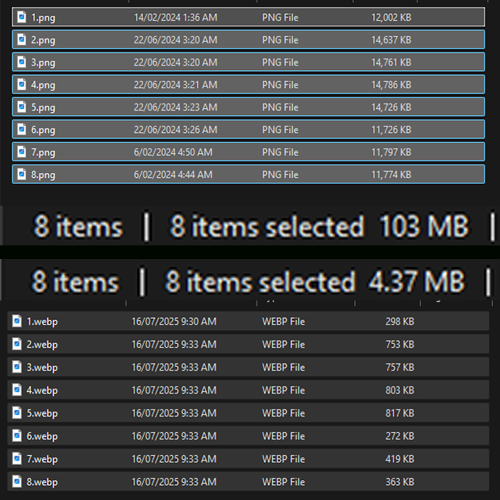
#> input picture test/ImageCompression/file_size_comp.png, 1000 x 1000 px (shown at 1/2 size)
$ python braille_core.py ImageCompression/file_size_comp.png out.png
#> lines starting #> are read from the running program, lines starting #| are printed output that depends on the picture
from PIL import Image, ImageDraw
import numpy as np
import colorsys

BRAILLE_DOTS = [
    (0, 0), (0, 1), (0, 2), (1, 0), (1, 1), (1, 2), (0, 3), (1, 3)
]

def boost_saturation_brightness(rgb, sat_factor=1.6, bri_factor=1.0):
    """Increase saturation and brightness of an RGB tuple."""
    r, g, b = [x/255 for x in rgb]
    h, l, s = colorsys.rgb_to_hls(r, g, b)  # noqa: E741
    s = min(s * sat_factor, 1.0)
    l = min(l * bri_factor, 1.0)  # noqa: E741
    r1, g1, b1 = colorsys.hls_to_rgb(h, l, s)
    return (int(r1*255), int(g1*255), int(b1*255))

def img_to_braille_cells(img, threshold=127, sat_factor=1.6, bri_factor=1.0):
    """Return braille status and enhanced average color for each 2x4-pixel cell."""
    img = img.convert('RGB')
    w, h = img.size
    w_pad = (2 - (w % 2)) % 2
    h_pad = (4 - (h % 4)) % 4
    if w_pad or h_pad:
        new_img = Image.new('RGB', (w + w_pad, h + h_pad), (255, 255, 255))
        new_img.paste(img, (0, 0))
        img = new_img
        w, h = img.size
    arr = np.array(img)
    cells = []
    for y in range(0, h, 4):
        row = []
        for x in range(0, w, 2):
            dot_status = []
            colors = []
            for dx, dy in BRAILLE_DOTS:
                px, py = x+dx, y+dy
                r, g, b = arr[py, px]
                colors.append((r, g, b))
                lum = 0.2126 * r + 0.7152 * g + 0.0722 * b
                dot_status.append(lum < threshold)
            # average color for the cell
            r_avg = int(np.mean([c[0] for c in colors]))
            g_avg = int(np.mean([c[1] for c in colors]))
            b_avg = int(np.mean([c[2] for c in colors]))
            avg_color = boost_saturation_brightness(
                (r_avg, g_avg, b_avg), sat_factor=sat_factor, bri_factor=bri_factor
            )
            row.append((dot_status, avg_color))
        cells.append(row)
    return cells

def braille_cells_to_image(
    cells, out_path=None, dot_radius=5, vertical_spacing=0, horizontal_spacing=0,
    bg_color=(255,255,255), dot_border=True, return_image=False
):
    BRAILLE_DOTS = [
        (0, 0), (0, 1), (0, 2), (1, 0), (1, 1), (1, 2), (0, 3), (1, 3)
    ]
    rows = len(cells)
    cols = max(len(row) for row in cells)
    cell_width = dot_radius * 2 + horizontal_spacing
    cell_height = dot_radius * 4 + vertical_spacing
    img_width = max(1, cols * cell_width)
    img_height = max(1, rows * cell_height)
    img = Image.new('RGB', (img_width, img_height), bg_color)
    draw = ImageDraw.Draw(img)
    border_color = (0, 0, 0) if dot_border else None
    for row_idx, row in enumerate(cells):
        for col_idx, (dot_status, color) in enumerate(row):
            cell_x = col_idx * cell_width
            cell_y = row_idx * cell_height
            for dot_idx, (dx, dy) in enumerate(BRAILLE_DOTS):
                if dot_status[dot_idx]:
                    cx = cell_x + dx * dot_radius
                    cy = cell_y + dy * dot_radius
                    draw.ellipse(
                        [cx, cy, cx + dot_radius, cy + dot_radius],
                        fill=color, outline=border_color
                    )
    if return_image or not out_path:
        return img
    img.save(out_path)


def main(
    input_path, output_path, width=80, dot_radius=5,
    sat_factor=1.6, bri_factor=1.0,
    vertical_spacing=0, horizontal_spacing=0, dot_border=True
):
#> called with input_path = 'ImageCompression/file_size_comp.png', output_path = 'out.png', width = 80, dot_radius = 5, sat_factor = 1.6, bri_factor = 1, vertical_spacing = 0, horizontal_spacing = 0
    img = Image.open(input_path)
#> img is the input picture: PIL image 1000x1000 RGB; mean R, G, B 62.2, 64.9, 66.1
    w, h = img.size
#> w = 1000; h = 1000
    aspect = h / w
#> aspect = 1
    new_w = width * 2
    new_h = int(width * aspect * 4 // 2)
#> new_h = 160
    img = img.resize((new_w, new_h), Image.LANCZOS)
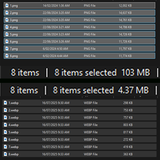
#> img: PIL image 160x160 RGB; mean R, G, B 62.2, 64.9, 66.1
    cells = img_to_braille_cells(img, sat_factor=sat_factor, bri_factor=bri_factor)
    braille_cells_to_image(
        cells, output_path, dot_radius=dot_radius,
        vertical_spacing=vertical_spacing, horizontal_spacing=horizontal_spacing,
        dot_border=dot_border
    )
#> in braille_cells_to_image, `img = Image.new('RGB', (img_width, img_height), bg_color)`: img: PIL image 800x800 RGB; every value is 255
#> the loop in braille_cells_to_image, `for row_idx, row in enumerate(cells):` made 40 passes
#> in braille_cells_to_image, `img.save(out_path)`:
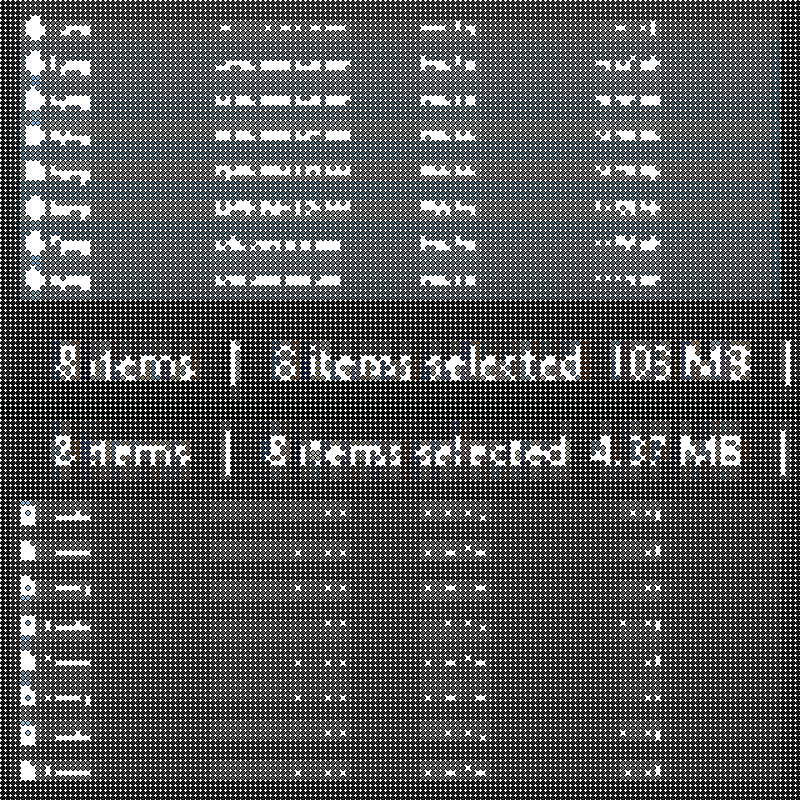
#> saved as out.png: PIL image 800x800 RGB; mean R, G, B 88.1, 90, 90.8

if __name__ == "__main__":
    import argparse
    parser = argparse.ArgumentParser(
        description="Convert images to colored braille dot mosaics with vivid color and adjustable spacing."
    )
    parser.add_argument("input_image", help="Input image file")
    parser.add_argument("output_image", help="Output image file")
    parser.add_argument("--width", type=int, default=80, help="Output width in braille cells (default: 80)")
    parser.add_argument("--dot_radius", type=int, default=5, help="Radius of braille dot (default: 5)")
    parser.add_argument("--sat", type=float, default=1.6, help="Saturation boost (default: 1.6)")
    parser.add_argument("--bri", type=float, default=1.0, help="Brightness boost (default: 1.0)")
    parser.add_argument("--vspace", type=int, default=0, help="Vertical spacing between cells (default: 0)")
    parser.add_argument("--hspace", type=int, default=0, help="Horizontal spacing between cells (default: 0)")
    parser.add_argument("--no-border", action="store_true", help="Disable black border around dots")
    args = parser.parse_args()
    main(
        args.input_image, args.output_image,
        width=args.width,
        dot_radius=args.dot_radius,
        sat_factor=args.sat,
        bri_factor=args.bri,
        vertical_spacing=args.vspace,
        horizontal_spacing=args.hspace,
        dot_border=not args.no_border
    )
